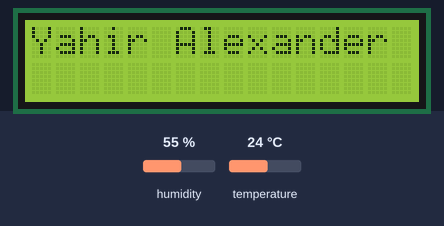
This sketch was run on a simulated Arduino Uno, built with avr-gcc and run on an emulated ATmega328P. On the bench: 16×2 character LCD. The inputs (shaded band) are chosen by the test bench; at power-on: humidity 55 %, temperature 24 °C. What the sketch prints to the serial monitor is not drawn.

Above: at 7.2 s.
7.3 s: humidity set to 22 %
At 13.0 s:
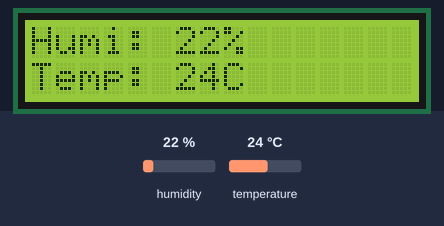
13.3 s: temperature set to 12 °C
At 15.3 s:
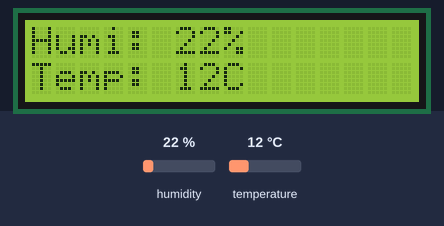
16.0 s: humidity set to 40 %
At 17.6 s:
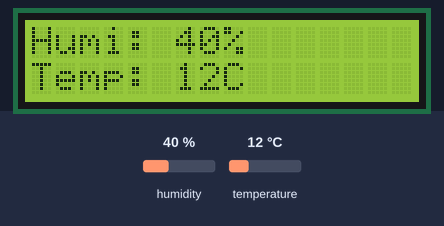
18.7 s: temperature set to 19 °C
At 21.2 s:
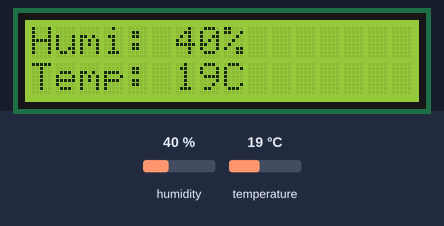
Timing chart, 0 to 22.7 s (numbered marks = the images above; inputs shaded):
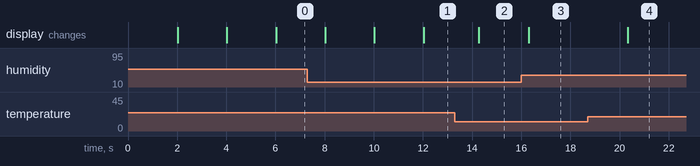

Measured:
- after the input at 13.3 s, the display: changes after 0.97 s (image 2)
- after the input at 16.0 s, the display: changes after 0.29 s (image 3)
- after the input at 18.7 s, the display: changes after 1.6 s (image 4)

The sketch:

TemperaturaHumedad-Nombres.ino
```cpp
#include <LCD_I2C.h>
#include <DHT.h>
#define DHTPIN 4
#define DHTTYPE DHT11

DHT dht(DHTPIN, DHTTYPE);
LCD_I2C lcd(0x27);

String datos = "";
byte humi_act = 0;
byte humi_ant = 0;
byte temp_act = 0;
byte temp_ant = 0;
int namesShowed = 0;

unsigned long currentTime = 0;
unsigned long prevTime = 0;
unsigned int period = 2000;

String names[5] = {"Isaac Gallegos", "Brayan Garcia", "Yahir Alexander", "Adrian Ramirez", "Oscar Pasillas"};

void setup() {
  Serial.begin(9600);
  dht.begin();
  lcd.begin();
  lcd.backlight();
}


void loop() {
  currentTime = millis();
  bool isExecuteTime = (currentTime - prevTime) > period;
  humi_act = dht.readHumidity();
  temp_act = dht.readTemperature();


  if (namesShowed >= (sizeof(names) / sizeof(names[0]))) {
    if (isnan(humi_act) || isnan(temp_act)) {
      Serial.println(F("Failed to read from DHT sensor!"));
      lcd.setCursor(0, 0);
      lcd.print(" Failed to read ");
      lcd.setCursor(0, 1);
      lcd.print("from DHT sensor!");
    } else if ((humi_act != humi_ant || temp_act != temp_ant) && isExecuteTime) {
      lcd.clear();
      datos = String(humi_act) + "!" + String(temp_act);
      lcd.setCursor(0, 0);
      lcd.print("Humi: " + String(humi_act) + "%");
      lcd.setCursor(0, 1);
      lcd.print("Temp: " + String(temp_act) + "C");
      Serial.println(datos);
      humi_ant = humi_act;
      temp_ant = temp_act;
      datos = "";
      prevTime = currentTime;
    }
  } else {
    if (isExecuteTime) {
      lcd.clear();
      Serial.println(names[namesShowed]);
      lcd.setCursor(0, 0);
      lcd.print(names[namesShowed]);
      namesShowed ++;
      prevTime = currentTime;
    }
  }
}
```
